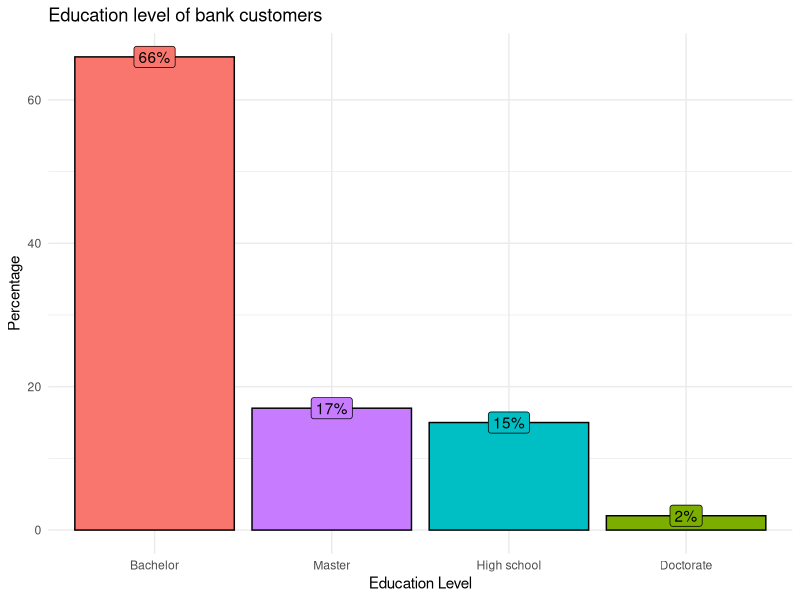
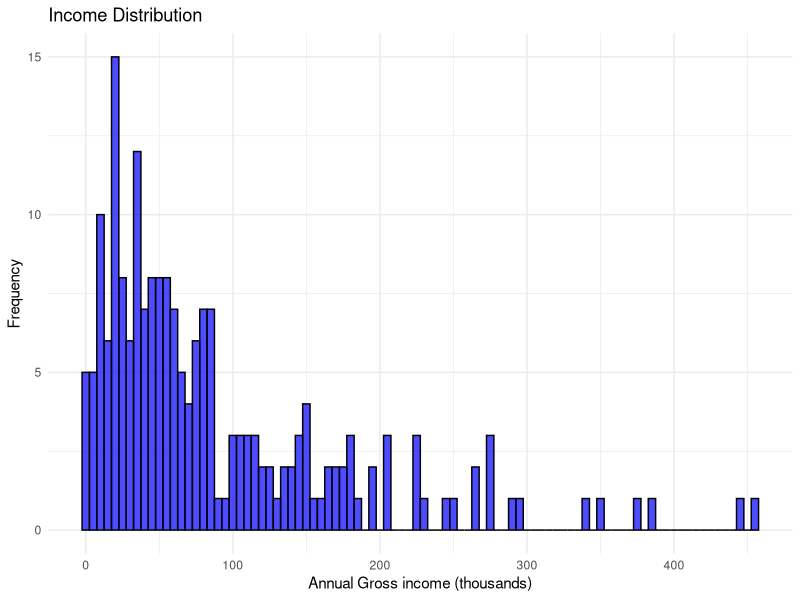
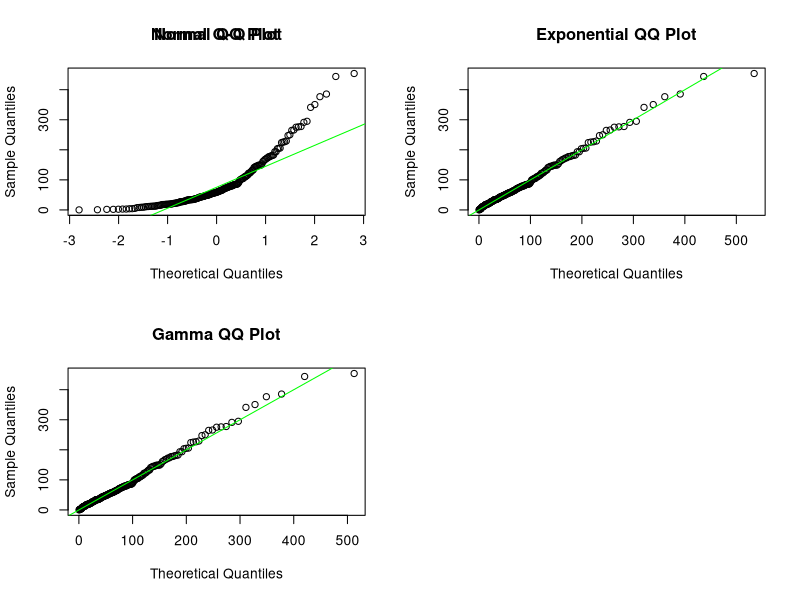
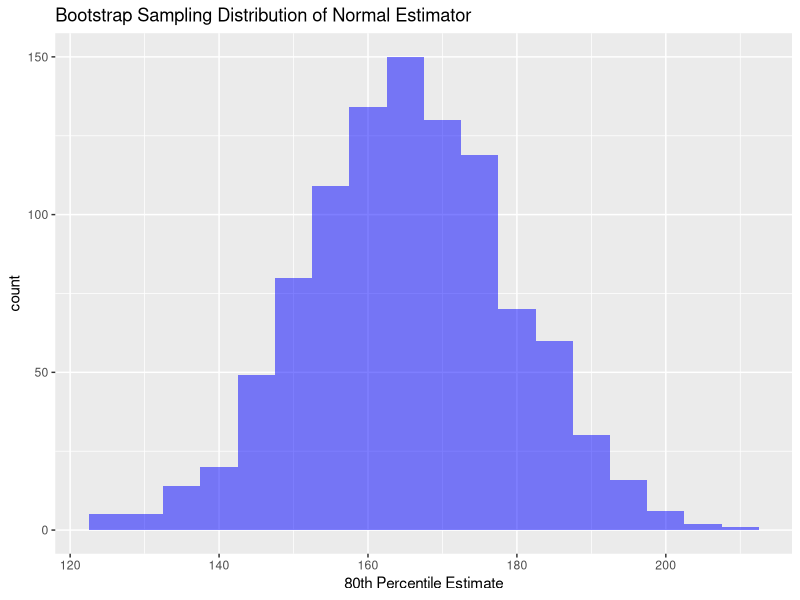
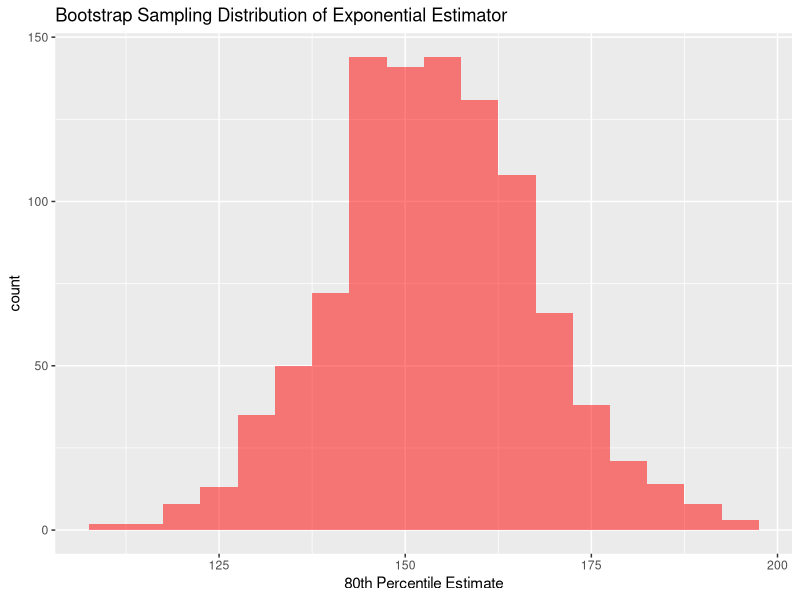
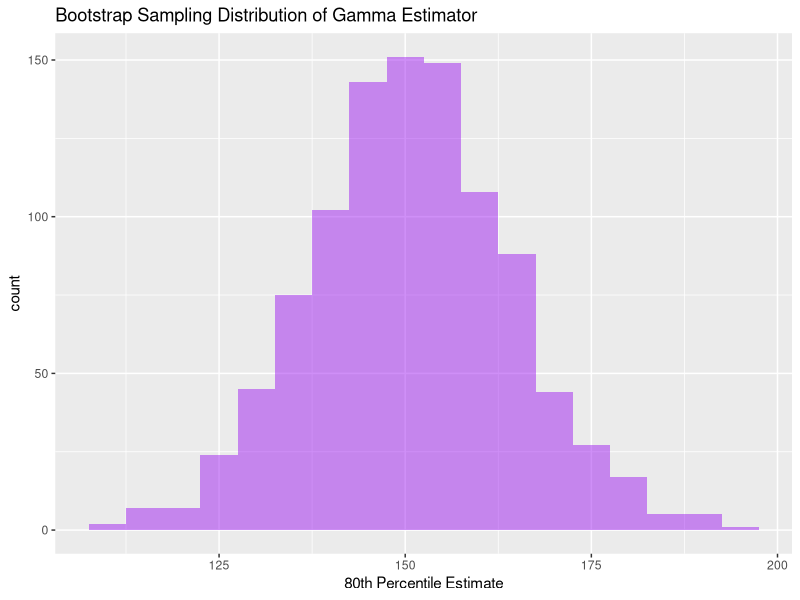
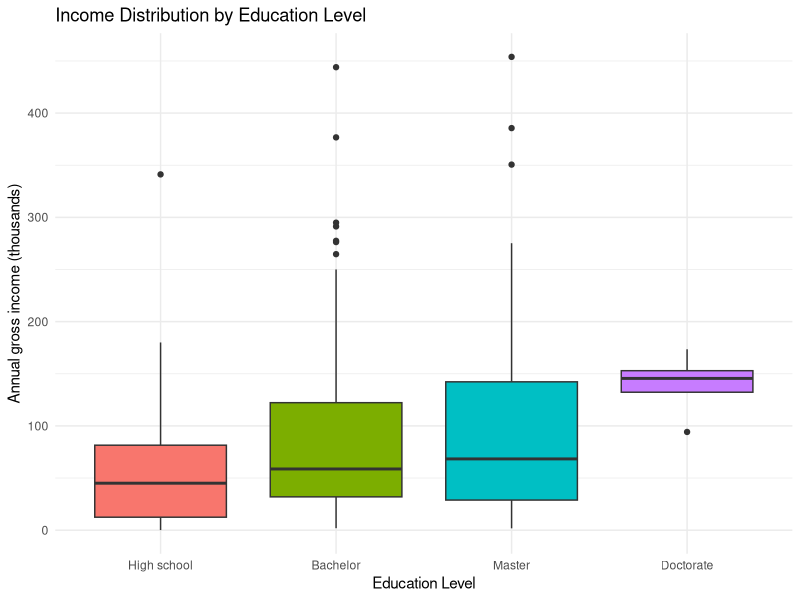
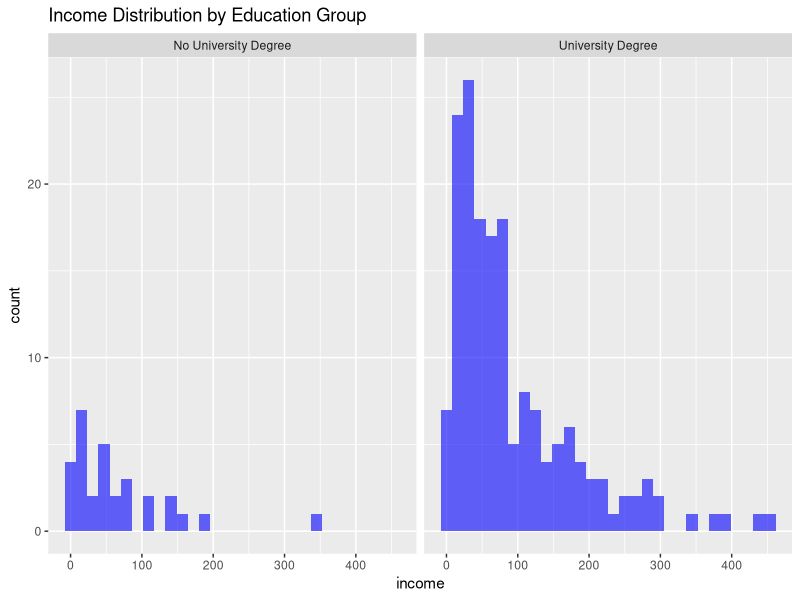

Recreate these plots in R, in order.
## ---- chunk 1
#| echo: false
# Set up chunk for all slides
knitr::opts_chunk$set(
  fig.width = 6,
  fig.height = 4,
  fig.align = "center",
  out.width = "100%",
  code.line.numbers = FALSE,
  fig.retina = 4,
  echo = TRUE,
  message = FALSE,
  warning = FALSE,
  cache = FALSE,
  dev.args = list(pointsize = 11)
)
## ---- chunk 2
# Load necessary libraries
library(tidyverse)
library(kableExtra)
library(fitdistrplus)
library(ggplot2)
library(MASS)
library(boot)

# Load the dataset
bank_data <- read_csv("data/banksurvey.csv")
## ---- chunk 3

# Descriptive bar plot
bank_data %>% 
  group_by(education) %>% 
  summarise(perc = n()/nrow(bank_data) * 100) %>% 
  as.data.frame() %>% 
  ggplot(aes(x = fct_reorder(education, -perc), 
             y = perc, 
             fill = education)) + 
  geom_col(color = "black") + 
  theme_minimal() + 
  labs(x = "Education Level", 
       y = "Percentage", 
       title = "Education level of bank customers") + 
  geom_label(aes(label = paste0(perc, "%"), 
                 vjust = 0.5)) + 
  guides(fill = "none")

## ---- chunk 4
# Histogram of incomes
ggplot(bank_data, aes(x = income)) + 
  geom_histogram(binwidth = 5, fill = "blue", color = "black", alpha = 0.7) +
  labs(title = "Income Distribution", x = "Annual Gross income (thousands)", y = "Frequency") +
  theme_minimal()

## ---- chunk 5
# Descriptive statistics
summary_stats <- bank_data |>
  summarize(
    Mean = round(mean(income), 1),
    Median = median(income),
    SD = round(sd(income), 1),
    Min = min(income),
    Max = max(income)
  )

kable(summary_stats, 
      caption = "Statistics of annual gross income of bank customers (thousands)")
## ---- chunk 6
# Fit normal distribution
fit_norm <- fitdist(bank_data$income, "norm")
# Fit exponential distribution
fit_exp <- fitdist(bank_data$income, "exp")
# Fit gamma distribution
fit_gamma <- fitdist(bank_data$income, "gamma")

# Normal distribution summary
tibble(Parameter = c("Mean", "Standard Deviation"), 
       Estimate = fit_norm$estimate, 
       'Standard Error' = fit_norm$sd) %>% 
  kable(caption = "Maximum likelihood estimates of fitted normal distribution model")

# Exponential distribution summary
tibble(Parameter = "Rate", 
       Estimate = fit_exp$estimate, 
       'Standard Error' = fit_exp$sd) %>% 
  kable(caption = "Maximum likelihood estimates of fitted exponential distribution model")

# Gamma distribution summary
tibble(Parameter = c("Shape", "Rate"), 
       Estimate = fit_gamma$estimate, 
       'Standard Error' = fit_gamma$sd) %>% 
  kable(caption = "Maximum likelihood estimates of fitted gamma distribution model")

## ---- chunk 7
# QQ plots for the normal, exponential, and gamma distributions
par(mfrow = c(2, 2)) # Set up plot window for multiple plots

# QQ plot for normal distribution
qqnorm(bank_data$income)
qqline(bank_data$income,col = "green")
title("Normal QQ Plot")

# QQ plot for exponential distribution
qqplot(qexp(ppoints(length(bank_data$income)), 
            rate = fit_exp$estimate), 
       sort(bank_data$income), 
       xlab = "Theoretical Quantiles", 
       ylab = "Sample Quantiles")
abline(0, 1,col = "green")
title("Exponential QQ Plot")

# QQ plot for gamma distribution
qqplot(qgamma(ppoints(length(bank_data$income)), 
              shape = fit_gamma$estimate[1], 
              rate = fit_gamma$estimate[2]), 
       sort(bank_data$income), 
       xlab = "Theoretical Quantiles", 
       ylab = "Sample Quantiles")
abline(0, 1,col = "green")
title("Gamma QQ Plot")

## ---- chunk 8
# Estimate the 80th percentile using estimators based on fitted model
q80_normal <- qnorm(0.80, mean = fit_norm$estimate[1], sd = fit_norm$estimate[2])
q80_exponential <- qexp(0.80, rate=fit_exp$estimate)
q80_gamma <- qgamma(0.80, shape=fit_gamma$estimate[1], rate=fit_gamma$estimate[2])

# Create a tibble based on these results
results <- tibble(
  Distribution = c("Normal", "Exponential", "Gamma"),
  `80th Percentile Estimate` = c(q80_normal, q80_exponential, q80_gamma))


kable(results, caption = "80th Percentile Estimates based on Different Models")
## ---- chunk 9
# Using sample quantile to estimate
q80_sample <- quantile(bank_data$income, probs = 0.80)

new_results <- tibble(
  Distribution = c("Normal", "Exponential", "Gamma","Sample"),
  `80th Percentile Estimate` = c(q80_normal, q80_exponential, q80_gamma,q80_sample))


kable(new_results, caption = "80th Percentile Estimates based on Different Models")
## ---- chunk 10
# Calculate the 95% CI for the estimates

# Normal distribution 95% CI
se_normal <- fit_norm$estimate[2] / sqrt(length(bank_data$income))  
ci_normal <- q80_normal + c(-1.96, 1.96) * se_normal

# Exponential distribution 95% CI
se_exp <- sqrt(1 / (length(bank_data$income) * fit_exp$estimate^2))
ci_exp <- q80_exponential + c(-1.96, 1.96) * se_exp

# Gamma distribution 95% CI
se_gamma <- sqrt(fit_gamma$estimate[1] / (fit_gamma$estimate[2]^2 * length(bank_data$income)))
ci_gamma <- q80_gamma + c(-1.96, 1.96) * se_gamma

ci_results <- tibble(
  Distribution = c("Normal", "Exponential", "Gamma"),
  `80th Percentile Estimate` = c(q80_normal, q80_exponential, q80_gamma),
  `Lower Bound (95% CI)` = c(ci_normal[1], ci_exp[1], ci_gamma[1]),
  `Upper Bound (95% CI)` = c(ci_normal[2], ci_exp[2], ci_gamma[2])
)

kable(ci_results, caption = "80th Percentile Estimates and 95% Confidence Intervals for Different Distributions")
## ---- chunk 11

set.seed(2420)

true_mean <- 100  
lambda <- 1 / true_mean  
n_sample <- 100  
n_bootstrap <- 1000  

# Generate simulated data following an exponential distribution
original_data <- rexp(n_sample, rate = lambda)

# Define a function to calculate the 80th percentile
estimate_quantiles <- function(bank_data, indices) {
  sample_data <- bank_data[indices]  # Bootstrap
  
   # Fit normal, exponential, and gamma distributions
  normal_fit <- fitdist(sample_data, "norm")
  exp_fit <- fitdist(sample_data, "exp")
  gamma_fit <- fitdist(sample_data, "gamma")
  
  # Return to 80th percentile
  return(
  c(
    qnorm(0.80, mean = normal_fit$estimate[1], sd = normal_fit$estimate[2]),
    qexp(0.80, rate = exp_fit$estimate),
    qgamma(0.80, shape = gamma_fit$estimate[1], rate = gamma_fit$estimate[2])
  ))
}

# Bootstrap sampling
bootstrap_results <- boot(data = original_data, statistic = estimate_quantiles, R = n_bootstrap)

# Extract results
normal_estimates <- bootstrap_results$t[, 1]  
exp_estimates <- bootstrap_results$t[, 2]     
gamma_estimates <- bootstrap_results$t[, 3]   

# Calculate the bias and standard deviation
true_80th_percentile <- qexp(0.80, rate = lambda)
bias_normal <- mean(normal_estimates) - true_80th_percentile
bias_exp <- mean(exp_estimates) - true_80th_percentile
bias_gamma <- mean(gamma_estimates) - true_80th_percentile

sd_normal <- sd(normal_estimates)
sd_exp <- sd(exp_estimates)
sd_gamma <- sd(gamma_estimates)

# Print results
cat("Bias and SD for Normal Estimate:\n Bias:", bias_normal, " SD:", sd_normal, "\n")
cat("Bias and SD for Exponential Estimate:\n Bias:", bias_exp, " SD:", sd_exp, "\n")
cat("Bias and SD for Gamma Estimate:\n Bias:", bias_gamma, " SD:", sd_gamma, "\n")

## ---- chunk 12

# Visualize the sampling distribution of the normal estimator
ggplot(data.frame(normal_estimates), aes(x = normal_estimates)) +
  geom_histogram(binwidth = 5, fill = "blue", alpha = 0.5) +
  labs(title = "Bootstrap Sampling Distribution of Normal Estimator", x = "80th Percentile Estimate")
## ---- chunk 13
# Visualize the sampling distribution of the exponential estimator
ggplot(data.frame(exp_estimates), aes(x = exp_estimates)) +
  geom_histogram(binwidth = 5, fill = "red", alpha = 0.5) +
  labs(title = "Bootstrap Sampling Distribution of Exponential Estimator", x = "80th Percentile Estimate")
## ---- chunk 14
#Visualize the sampling distribution of the gamma estimator
ggplot(data.frame(gamma_estimates), aes(x = gamma_estimates)) +
  geom_histogram(binwidth = 5, fill = "purple", alpha = 0.5) +
  labs(title = "Bootstrap Sampling Distribution of Gamma Estimator", x = "80th Percentile Estimate")
## ---- chunk 15
# Recode education levels into two groups: "University Degree" vs "No University Degree"
bank_data <- bank_data |>
  mutate(education_group = ifelse(education %in% c("Bachelor", "Master", "Doctorate"), 
                                  "University Degree", "No University Degree"))

# Group summary of income by education group
income_education_summary <- bank_data |>
  group_by(education_group) |>
  summarise(mean_income = round(mean(income), 1), 
            sd_income = round(sd(income), 1), 
            n = n())

kable(income_education_summary, 
      caption = "Income comparison of university degree holders")

## ---- chunk 16
# Order education levels
bank_data$education <- factor(bank_data$education, 
                         levels = c("High school", 
                                    "Bachelor", 
                                    "Master", 
                                    "Doctorate"))

# Boxplot comparing income across all education levels
ggplot(bank_data, aes(x = education, y = income, fill = education)) +
  geom_boxplot() +
  theme_minimal() + 
  ggtitle('Income Distribution by Education Level') +
  xlab('Education Level') +
  ylab('Annual gross income (thousands)') + 
  guides(fill = "none")
## ---- chunk 17
# Subset data into two groups
university_graduates <- bank_data |> filter(education_group == "University Degree")
non_graduates <- bank_data |> filter(education_group == "No University Degree")

# Calculate the mean difference and confidence interval
mean_diff <- mean(university_graduates$income) - mean(non_graduates$income)

# Perform a t-test to get the confidence interval
t_test_result <- t.test(university_graduates$income, non_graduates$income, var.equal = FALSE)

# Print the results
kable(round(mean_diff, 1), 
      caption = "Difference in mean income (thousands)", 
      col.names = "")

kable(round(t_test_result$conf.int, 1), 
      caption = "95% confidence interval of difference in mean income (thousands)", 
      col.names = "")

## ---- chunk 18
# Histograms to check normality
ggplot(bank_data, aes(x = income)) +
  geom_histogram(bins = 30, fill = 'blue', alpha = 0.6) +
  facet_wrap(~education_group) +
  ggtitle('Income Distribution by Education Group')

# Check the sample sizes of each group
table(bank_data$education_group) %>% 
  kable(col.names = c("Education level", "Count"), 
        caption = "Sample size of education groups")
## ---- chunk 19

# Prior
n0 <- nrow(non_graduates)
n1 <- nrow(university_graduates)
alpha <- 1
beta <- 1

# Posterior
alpha_tilda0 <- alpha + n0
alpha_tilda1 <- alpha + n1
beta_tilda0 <- beta + sum(non_graduates$income)
beta_tilda1 <- beta + sum(university_graduates$income)

tibble(Parameter = c("N_0", "N_1","Alpha","Beta",
                     "Alpha_tilda_0","Alpha_tilda_1",
                     "Beta_tilda_0","Beta_tilda_1"), 
       Value = c(n0,n1,alpha,beta,alpha_tilda0,alpha_tilda1,
                 beta_tilda0,beta_tilda1), 
       Description = c("Number of those who doesn't have a university degree",
                       "Number of those who has a university degree",
                       "Shape of Gamma distribution",
                       "Rate of Gamma distribution",
                       "Updated shape of posterior(Gamma distribution) for non-uni",
                       "Updated shape of posterior(Gamma distribution) for uni",
                       "Updated rate of posterior(Gamma distribution) for non-uni",
                       "Updated rate of posterior(Gamma distribution) for uni")) %>% 
  kable(caption = "Parameter matrix")
## ---- chunk 20

# Simulate 10,000 examples
set.seed(2420)
lambda_0_samples <- rgamma(10000, shape = alpha_tilda0, rate = beta_tilda0)
lambda_1_samples <- rgamma(10000, shape = alpha_tilda1, rate = beta_tilda1)


p80_0 <- log(5) / lambda_0_samples
p80_1 <- log(5) / lambda_1_samples


p80_diff <- p80_1 - p80_0


credible_interval <- quantile(p80_diff, c(0.025, 0.975))


tibble('Credible interval' = credible_interval) %>% 
kable(caption = "95% credible interval of difference between 80th percentile incomes")

# Plot results
ggplot(data.frame(p80_diff), aes(x = p80_diff)) +
  geom_histogram(binwidth = 0.1, fill = "blue", alpha = 0.5) +
  labs(title = "Posterior Distribution of 80th Percentile Difference", x = "Difference in 80th Percentile")
